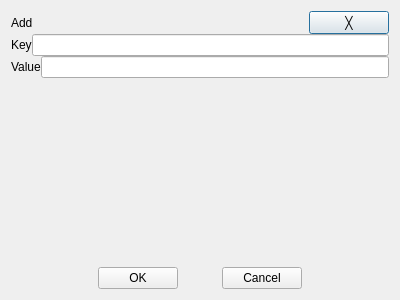
<?xml version="1.0" encoding="UTF-8"?>
<ui version="4.0">
 <class>Add</class>
 <widget class="QDialog" name="Add">
  <property name="geometry">
   <rect>
    <x>0</x>
    <y>0</y>
    <width>400</width>
    <height>300</height>
   </rect>
  </property>
  <property name="windowTitle">
   <string>Add</string>
  </property>
  <layout class="QVBoxLayout" name="verticalLayoutAdd">
   <item>
    <widget class="QWidget" name="widgetBackground" native="true">
     <layout class="QVBoxLayout" name="verticalLayoutBackground">
      <property name="spacing">
       <number>0</number>
      </property>
      <property name="leftMargin">
       <number>0</number>
      </property>
      <property name="topMargin">
       <number>0</number>
      </property>
      <property name="rightMargin">
       <number>0</number>
      </property>
      <property name="bottomMargin">
       <number>0</number>
      </property>
      <item>
       <widget class="QWidget" name="widgetTitleBar" native="true">
        <layout class="QHBoxLayout" name="horizontalLayoutTitleBar">
         <property name="leftMargin">
          <number>0</number>
         </property>
         <property name="topMargin">
          <number>0</number>
         </property>
         <property name="rightMargin">
          <number>0</number>
         </property>
         <property name="bottomMargin">
          <number>0</number>
         </property>
         <item>
          <widget class="QLabel" name="labelTitle">
           <property name="text">
            <string>Add</string>
           </property>
          </widget>
         </item>
         <item>
          <spacer name="horizontalSpacerTitleBar">
           <property name="orientation">
            <enum>Qt::Horizontal</enum>
           </property>
           <property name="sizeHint" stdset="0">
            <size>
             <width>250</width>
             <height>20</height>
            </size>
           </property>
          </spacer>
         </item>
         <item>
          <widget class="QPushButton" name="pushButtonClose">
           <property name="text">
            <string>╳</string>
           </property>
          </widget>
         </item>
        </layout>
       </widget>
      </item>
      <item>
       <layout class="QHBoxLayout" name="horizontalLayoutKey">
        <item>
         <widget class="QLabel" name="labelKey">
          <property name="text">
           <string>Key</string>
          </property>
         </widget>
        </item>
        <item>
         <widget class="QLineEdit" name="lineEditKey"/>
        </item>
       </layout>
      </item>
      <item>
       <layout class="QHBoxLayout" name="horizontalLayoutValue">
        <item>
         <widget class="QLabel" name="labelValue">
          <property name="text">
           <string>Value</string>
          </property>
         </widget>
        </item>
        <item>
         <widget class="QLineEdit" name="lineEditValue"/>
        </item>
       </layout>
      </item>
      <item>
       <widget class="QLabel" name="labelInfo">
        <property name="sizePolicy">
         <sizepolicy hsizetype="Expanding" vsizetype="Expanding">
          <horstretch>0</horstretch>
          <verstretch>0</verstretch>
         </sizepolicy>
        </property>
        <property name="text">
         <string/>
        </property>
        <property name="alignment">
         <set>Qt::AlignCenter</set>
        </property>
       </widget>
      </item>
      <item>
       <layout class="QHBoxLayout" name="horizontalLayoutOkCancel" stretch="2,0,1,0,2">
        <property name="spacing">
         <number>0</number>
        </property>
        <property name="bottomMargin">
         <number>0</number>
        </property>
        <item>
         <spacer name="horizontalSpacerLeft">
          <property name="orientation">
           <enum>Qt::Horizontal</enum>
          </property>
          <property name="sizeHint" stdset="0">
           <size>
            <width>40</width>
            <height>20</height>
           </size>
          </property>
         </spacer>
        </item>
        <item>
         <widget class="QPushButton" name="pushButtonOk">
          <property name="text">
           <string>OK</string>
          </property>
         </widget>
        </item>
        <item>
         <spacer name="horizontalSpacerMiddle">
          <property name="orientation">
           <enum>Qt::Horizontal</enum>
          </property>
          <property name="sizeHint" stdset="0">
           <size>
            <width>40</width>
            <height>20</height>
           </size>
          </property>
         </spacer>
        </item>
        <item>
         <widget class="QPushButton" name="pushButtonCancel">
          <property name="text">
           <string>Cancel</string>
          </property>
         </widget>
        </item>
        <item>
         <spacer name="horizontalSpacerRight">
          <property name="orientation">
           <enum>Qt::Horizontal</enum>
          </property>
          <property name="sizeHint" stdset="0">
           <size>
            <width>40</width>
            <height>20</height>
           </size>
          </property>
         </spacer>
        </item>
       </layout>
      </item>
     </layout>
    </widget>
   </item>
  </layout>
 </widget>
 <resources/>
 <connections/>
</ui>
